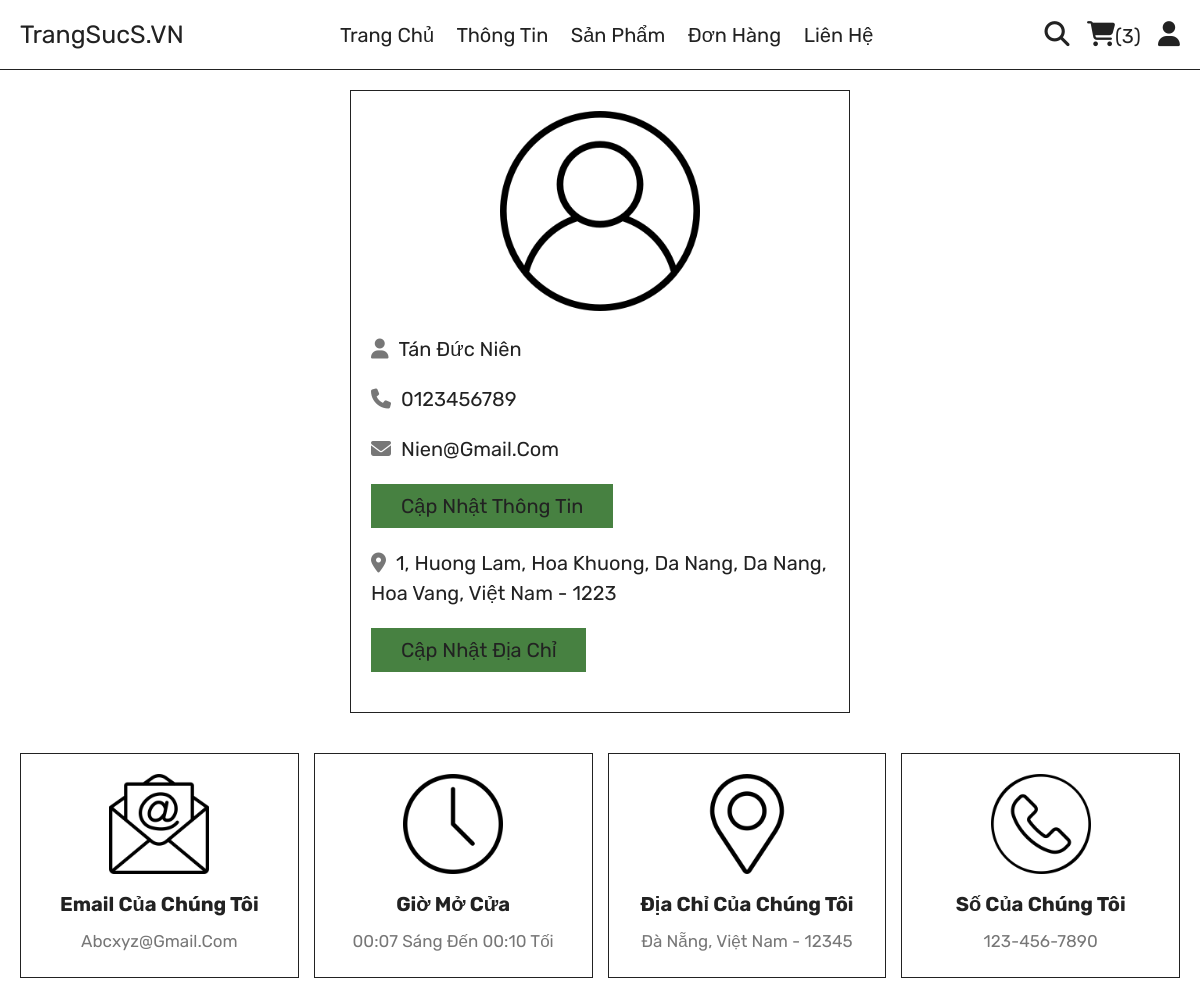
Screenshot of /profile.php (signed in) with the database file from the repository.
### tables this page shows
CREATE TABLE `users` (
  `id` int(100) NOT NULL,
  `name` varchar(20) NOT NULL,
  `email` varchar(50) NOT NULL,
  `number` varchar(10) NOT NULL,
  `password` varchar(50) NOT NULL,
  `address` varchar(500) NOT NULL
);

### profile.php (the view, shortened to what this page needs)
<?php
if (isset($_SESSION['user_id'])) {
    $user_id = $_SESSION['user_id'];
} else {
    $user_id = '';
    header('location:home.php');
};
?>
<!DOCTYPE html>
<html lang="en">
<head>
    <link rel="stylesheet" href="https://cdnjs.cloudflare.com/ajax/libs/font-awesome/6.4.2/css/all.min.css">
    <link rel="stylesheet" href="CSS/style.css">
</head>
<body>
    <?php include 'components/user_header.php'; ?>
    <section class="user-details">
        <div class="user">
            <?php
            $select_user = mysqli_query($conn, "SELECT * FROM  `users` WHERE id = '$user_id'") or die('query failed');
            $fetch_profile = mysqli_fetch_assoc($select_user);
            ?>
            <img src="images/user-icon.png" alt="">
            <p><i class="fas fa-user"></i><span><span><?= $fetch_profile['name']; ?></span></span></p>
            <p><i class="fas fa-phone"></i><span><?= $fetch_profile['number']; ?></span></p>
            <p><i class="fas fa-envelope"></i><span><?= $fetch_profile['email']; ?></span></p>
            <a href="update_profile.php" class="btn">cập nhật thông tin</a>
            <p class="address"><i class="fas fa-map-marker-alt"></i><span><?php if ($fetch_profile['address'] == '') {
                                                                                echo 'Điền vào địa chỉ của bạn';
                                                                            } else {
                                                                                echo $fetch_profile['address'];
                                                                            } ?></span></p>
            <a href="update_address.php" class="btn">cập nhật địa chỉ</a>
            <p></p>
        </div>
    </section>
    <?php include 'components/footer.php'; ?>
</body>
</html>

### css/style.css (style rules this page uses)
:root { --green: #478141; --red: #e74c3c; --white: #fff; --black: #222; --light-color: #777; --border: .1rem solid var(--black); }
* { font-family: 'Rubik', sans-serif; margin: 0; padding: 0; box-sizing: border-box; outline: none; border: none; text-decoration: none; text-transform: capitalize; }
html { font-size: 62.5%; overflow-x: hidden; scroll-behavior: smooth; stop-opacity: 7rem; }
section { margin: 0 auto; max-width: 1200px; padding: 2rem; }
.btn, .delete-btn { margin-top: 1rem; display: inline-block; font-size: 2rem; padding: 1rem 3rem; cursor: pointer; text-transform: capitalize; transition: .2s linear; }
.btn { background-color: var(--green); color: var(--black); }
.user-details .user { max-width: 50rem; margin: 0 auto; border: var(--border); padding: 2rem; }
.user-details .user img { width: 100%; height: 20rem; object-fit: contain; margin-bottom: 1rem; }
.user-details .user p { padding: 1rem 0; line-height: 1.5; font-size: 2rem; }
.user-details .user p span { color: var(--black); }
.user-details .user p i { margin-right: 1rem; color: var(--light-color); }
.user-details .user .address { margin-top: 1rem; }

### rows the page displays
users: name "Tán Đức Niên", number "0123456789", email "Nien@gmail.com", address "1, Huong Lam, Hoa Khuong, Da Nang, Da Nang, Hoa Vang, Việt Nam - 1223"

### other values shown
$total_cart_items "3"
